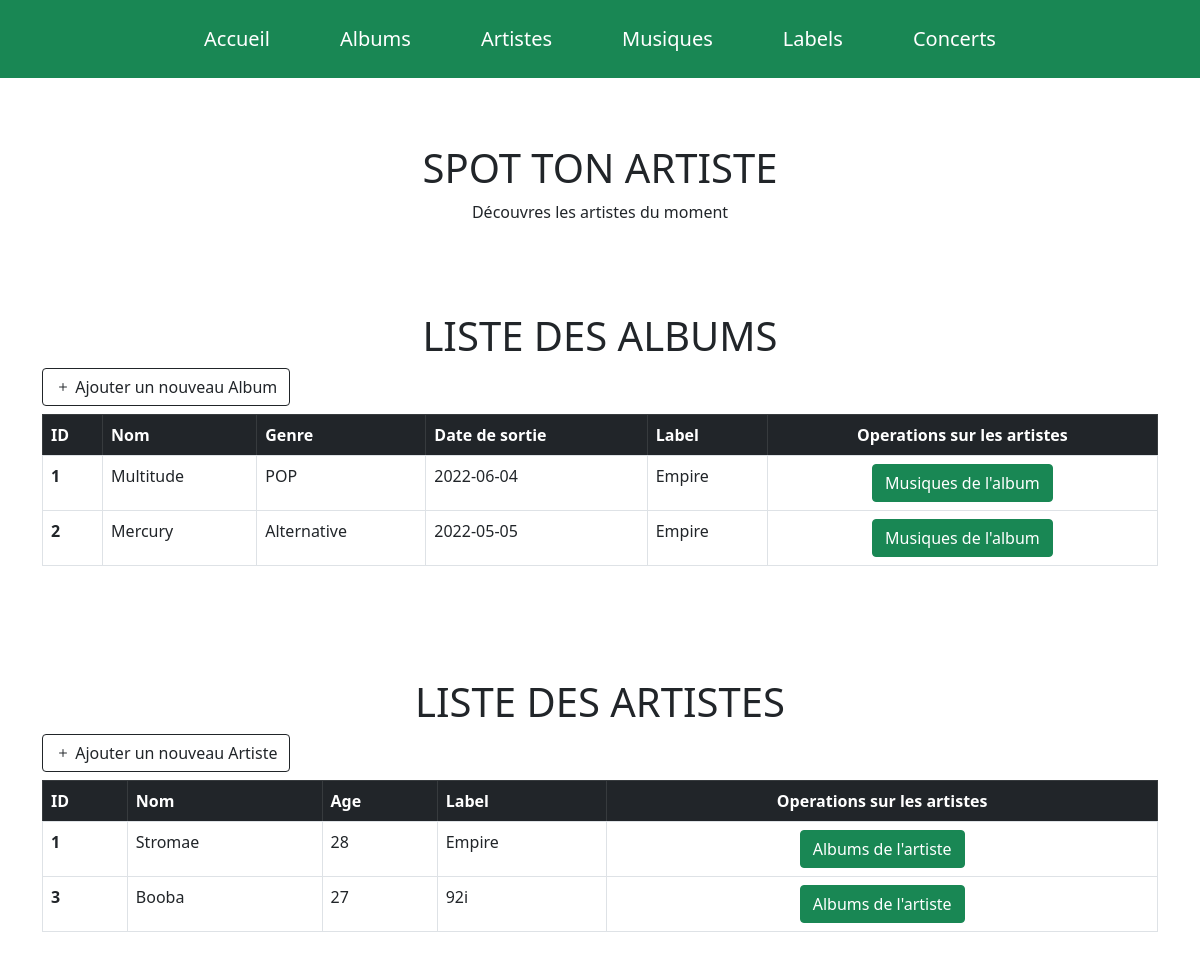
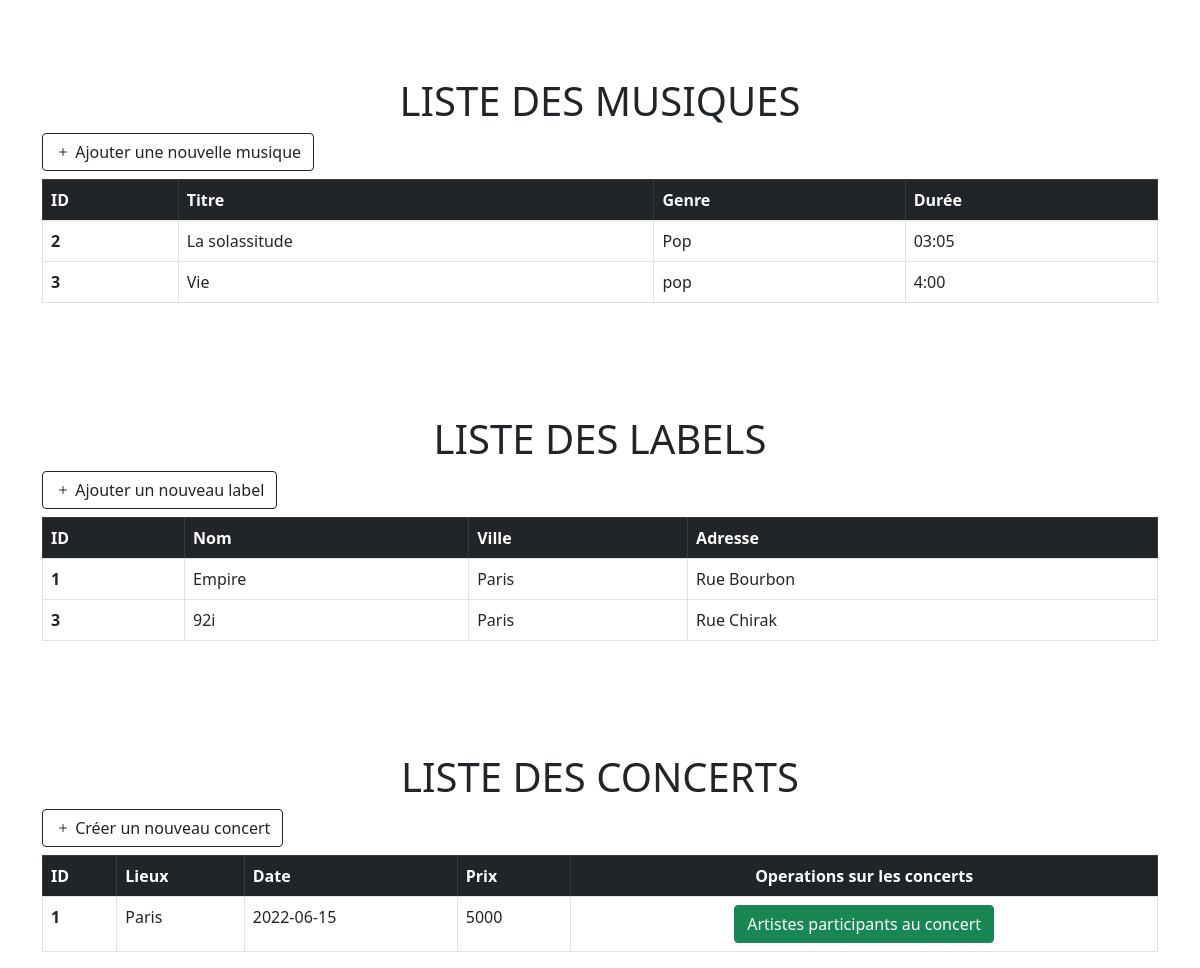
The page / on the database its author committed (2 pictures, top to bottom).
### tables this page shows
CREATE TABLE IF NOT EXISTS `album` (
  `id_album` int(11) NOT NULL AUTO_INCREMENT,
  `nom` varchar(250) DEFAULT NULL,
  `genre` varchar(250) DEFAULT NULL,
  `date_sortie` date DEFAULT NULL,
  `id_label` int(11) NOT NULL,
  PRIMARY KEY (`id_album`),
  KEY `id_label` (`id_label`)
);

CREATE TABLE IF NOT EXISTS `label` (
  `id_label` int(11) NOT NULL AUTO_INCREMENT,
  `nom` varchar(250) DEFAULT NULL,
  `ville` varchar(250) DEFAULT NULL,
  `adresse` varchar(250) DEFAULT NULL,
  PRIMARY KEY (`id_label`)
);

CREATE TABLE IF NOT EXISTS `artiste` (
  `id_artiste` int(11) NOT NULL AUTO_INCREMENT,
  `nom_artiste` varchar(250) DEFAULT NULL,
  `age` int(11) DEFAULT NULL,
  `id_label` int(11) NOT NULL,
  PRIMARY KEY (`id_artiste`),
  KEY `id_label` (`id_label`)
);

CREATE TABLE IF NOT EXISTS `musique` (
  `id_musique` int(11) NOT NULL AUTO_INCREMENT,
  `titre` varchar(250) DEFAULT NULL,
  `genre` varchar(250) DEFAULT NULL,
  `duree` varchar(250) DEFAULT NULL,
  PRIMARY KEY (`id_musique`)
);

CREATE TABLE IF NOT EXISTS `concert` (
  `id_concert` int(11) NOT NULL AUTO_INCREMENT,
  `lieu` varchar(250) DEFAULT NULL,
  `date` date DEFAULT NULL,
  `prix` int(11) DEFAULT NULL,
  PRIMARY KEY (`id_concert`)
);

### index.php (the view)
<?php include "header.php" ?>
<header>
        <nav class="navbar">
                <a href="#">Accueil</a>
                <a href="#album">Albums</a>
                <a href="#artiste">Artistes</a>
                <a href="#musique">Musiques</a>
                <a href="#label">Labels</a>
                <a href="#concert">Concerts</a>
        </nav>
    </header>
    <br><br><br><br>
<div class="container mt-5">
    <h1 class="text-center">SPOT TON ARTISTE </h1>
        <p class="text-center">
            Découvres les artistes du moment
            <br><br><br>
        </p>
</div>
<div class="container">
    <br>
    <h1 class="text-center" id="album">LISTE DES ALBUMS</h1>
    <a href="pages/creeralbum.php" class='btn btn-outline-dark mb-2'> <i class="bi bi-plus"></i> Ajouter un nouveau Album</a>
    <table class="table table-bordered table-hover">
        <thead class="table-dark">
            <tr>
                <th  scope="col">ID</th>
                <th  scope="col">Nom</th>
                <th  scope="col">Genre</th>
                <th  scope="col">Date de sortie</th>
                <th  scope="col">Label</th>
                <th  scope="col" class="text-center">Operations sur les artistes</th>
            </tr>
        </thead>
        <tbody>
            <tr>
                <?php
                    $query="SELECT * FROM album";
                    $view_album= mysqli_query($conn,$query);
                    while($row= mysqli_fetch_assoc($view_album)){
                        $id = $row['id_album'];
                        $nom = $row['nom'];
                        $genre = $row['genre'];
                        $date = $row['date_sortie'];
                        $label = $row['id_label'];
                        $query2="SELECT nom FROM label WHERE id_label = {$label}";
                        $view_label= mysqli_query($conn,$query2);
                        while($row2= mysqli_fetch_assoc($view_label)){
                            $label = $row2['nom'];
                        }
                        echo "<tr >";
                        echo " <th scope='row' >{$id}</th>";
                        echo " <td > {$nom}</td>";
                        echo " <td > {$genre}</td>";
                        echo " <td > {$date}</td>";
                        echo " <td >{$label} </td>";
                        echo " <td class='text-center'> <a href='pages/album_musique.php?album_id={$id}' class='btn btn-success'> Musiques de l'album</a> </td>";
                        echo " </tr> ";
                    }
                ?>
              </tr>
            </tbody>
        </table>
</div>
<br><br><br>
<div class="container">
    <br>
    <h1 class="text-center" id="artiste">LISTE DES ARTISTES</h1>
      <a href="pages/creerartiste.php" class='btn btn-outline-dark mb-2'> <i class="bi bi-plus"></i> Ajouter un nouveau Artiste</a>
        <table class="table table-bordered table-hover">
          <thead class="table-dark">
            <tr>
              <th  scope="col">ID</th>
              <th  scope="col">Nom</th>
              <th  scope="col">Age</th>
              <th  scope="col">Label</th>
              <th  scope="col" class="text-center">Operations sur les artistes</th>
            </tr>
          </thead>
            <tbody>
              <tr>
          <?php
            $query="SELECT * FROM artiste";
            $view_artiste= mysqli_query($conn,$query);
            while($row= mysqli_fetch_assoc($view_artiste)){
              $id = $row['id_artiste'];
              $nom = $row['nom_artiste'];
              $age = $row['age'];
              $label = $row['id_label'];
              $query2="SELECT nom FROM label WHERE id_label = {$label}";
              $view_label= mysqli_query($conn,$query2);
              while($row2= mysqli_fetch_assoc($view_label)){
                $label = $row2['nom'];
              }
              echo "<tr >";
              echo " <th scope='row' >{$id}</th>";
              echo " <td > {$nom}</td>";
              echo " <td > {$age}</td>";
              echo " <td >{$label} </td>";
              echo " <td class='text-center'> <a href='pages/artiste_album.php?artiste_id={$id}' class='btn btn-success'> Albums de l'artiste</a> </td>";
              echo " </tr> ";
                  }
                ?>
              </tr>
            </tbody>
        </table>
  </div>
<br><br><br>
<div class="container">
    <br>
    <h1 class="text-center" id="musique">LISTE DES MUSIQUES</h1>
      <a href="pages/creermusique.php" class='btn btn-outline-dark mb-2'> <i class="bi bi-plus"></i> Ajouter une nouvelle musique</a>
        <table class="table table-bordered table-hover">
          <thead class="table-dark">
            <tr>
              <th  scope="col">ID</th>
              <th  scope="col">Titre</th>
              <th  scope="col">Genre</th>
              <th  scope="col">Durée</th>
            </tr>
          </thead>
            <tbody>
              <tr>
          <?php
            $query="SELECT * FROM musique";
            $view_musique= mysqli_query($conn,$query);
            while($row= mysqli_fetch_assoc($view_musique)){
              $id = $row['id_musique'];
              $titre = $row['titre'];
              $genre = $row['genre'];
              $duree = $row['duree'];
              echo "<tr >";
              echo " <th scope='row' >{$id}</th>";
              echo " <td > {$titre}</td>";
              echo " <td > {$genre}</td>";
              echo " <td >{$duree} </td>";
              echo " </tr> ";
                  }
                ?>
              </tr>
            </tbody>
        </table>
  </div>
  <br><br><br>
  <div class="container">
    <br>
    <h1 class="text-center" id="label">LISTE DES LABELS</h1>
      <a href="pages/creerlabel.php" class='btn btn-outline-dark mb-2'> <i class="bi bi-plus"></i> Ajouter un nouveau label</a>
        <table class="table table-bordered table-hover">
          <thead class="table-dark">
            <tr>
              <th  scope="col">ID</th>
              <th  scope="col">Nom</th>
              <th  scope="col">Ville</th>
              <th  scope="col">Adresse</th>
            </tr>
          </thead>
            <tbody>
              <tr>
          <?php
            $query="SELECT * FROM label";
            $view_label= mysqli_query($conn,$query);
            while($row= mysqli_fetch_assoc($view_label)){
              $id = $row['id_label'];
              $nom = $row['nom'];
              $ville = $row['ville'];
              $adresse = $row['adresse'];
              echo "<tr >";
              echo " <th scope='row' >{$id}</th>";
              echo " <td > {$nom}</td>";
              echo " <td > {$ville}</td>";
              echo " <td >{$adresse} </td>";
              echo " </tr> ";
                  }
                ?>
              </tr>
            </tbody>
        </table>
  </div>
  <br><br><br>
  <div class="container">
    <br>
    <h1 class="text-center" id="concert">LISTE DES CONCERTS</h1>
      <a href="pages/creerconcert.php" class='btn btn-outline-dark mb-2'> <i class="bi bi-plus"></i> Créer un nouveau concert</a>
        <table class="table table-bordered table-hover">
          <thead class="table-dark">
            <tr>
              <th  scope="col">ID</th>
              <th  scope="col">Lieux</th>
              <th  scope="col">Date</th>
              <th  scope="col">Prix</th>
              <th  scope="col"class="text-center">Operations sur les concerts</th>
            </tr>
          </thead>
            <tbody>
              <tr>
          <?php
            $query="SELECT * FROM concert";
            $view_concert= mysqli_query($conn,$query);
            while($row= mysqli_fetch_assoc($view_concert)){
              $id = $row['id_concert'];
              $lieu = $row['lieu'];
              $date = $row['date'];
              $prix = $row['prix'];
              echo "<tr >";
              echo " <th scope='row' >{$id}</th>";
              echo " <td > {$lieu}</td>";
              echo " <td > {$date}</td>";
              echo " <td >{$prix} </td>";
              echo " <td class='text-center'> <a href='pages/concert_artiste.php?concert_id={$id}' class='btn btn-success'>  Artistes participants au concert</a> </td>";
              echo " </tr> ";
                  }
                ?>
              </tr>
            </tbody>
        </table>
  </div>

### header.php (shortened to what this page needs)
<!DOCTYPE html>
<html lang="fr">
<head>
<link href="https://cdn.jsdelivr.net/npm/bootstrap@5.0.0-beta3/dist/css/bootstrap.min.css" rel="stylesheet">
<link rel="stylesheet" type="text/css" href="Css.css">
<link rel="stylesheet" href="https://cdn.jsdelivr.net/npm/bootstrap-icons@1.3.0/font/bootstrap-icons.css">
</head>
<body>

### Css.css (style rules this page uses)
header .navbar { position: fixed; top: 0; left: 0; right: 0; background: #198754; padding: 1rem 15%; display: flex; align-items: center; justify-content: space-between; }
header a { text-decoration: none; font-size: 20px; border-radius: .5rem; padding: .5rem 1.5rem; color: white; }

### rows shown on the page
album: id_album "1", nom "Multitude", genre "POP", date_sortie "2022-06-04", id_label.nom "Empire"
album: id_album "2", nom "Mercury", genre "Alternative", date_sortie "2022-05-05", id_label.nom "Empire"
artiste: id_artiste "1", nom_artiste "Stromae", age "28", id_label.nom "Empire"
artiste: id_artiste "3", nom_artiste "Booba", age "27", id_label.nom "92i"
musique: id_musique "2", titre "La solassitude", genre "Pop", duree "03:05"
musique: id_musique "3", titre "Vie", genre "pop", duree "4:00"
label: id_label "1", nom "Empire", ville "Paris", adresse "Rue Bourbon"
label: id_label "3", nom "92i", ville "Paris", adresse "Rue Chirak"
concert: id_concert "1", lieu "Paris", date "2022-06-15", prix "5000"
